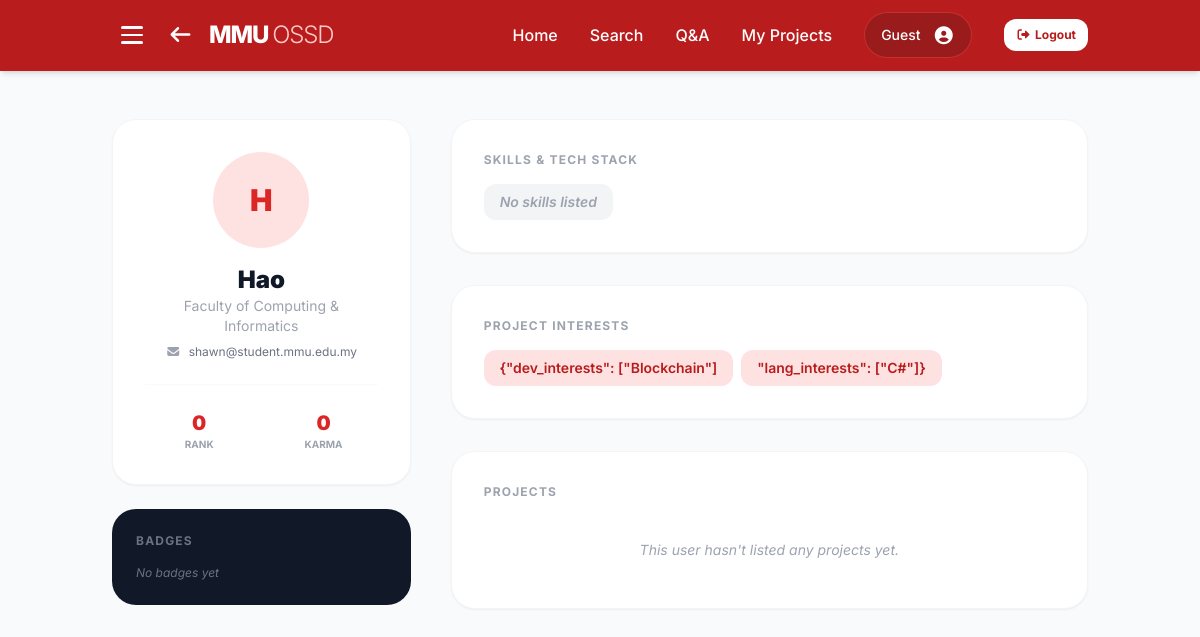
The page /user/1 on the database as committed earlier.
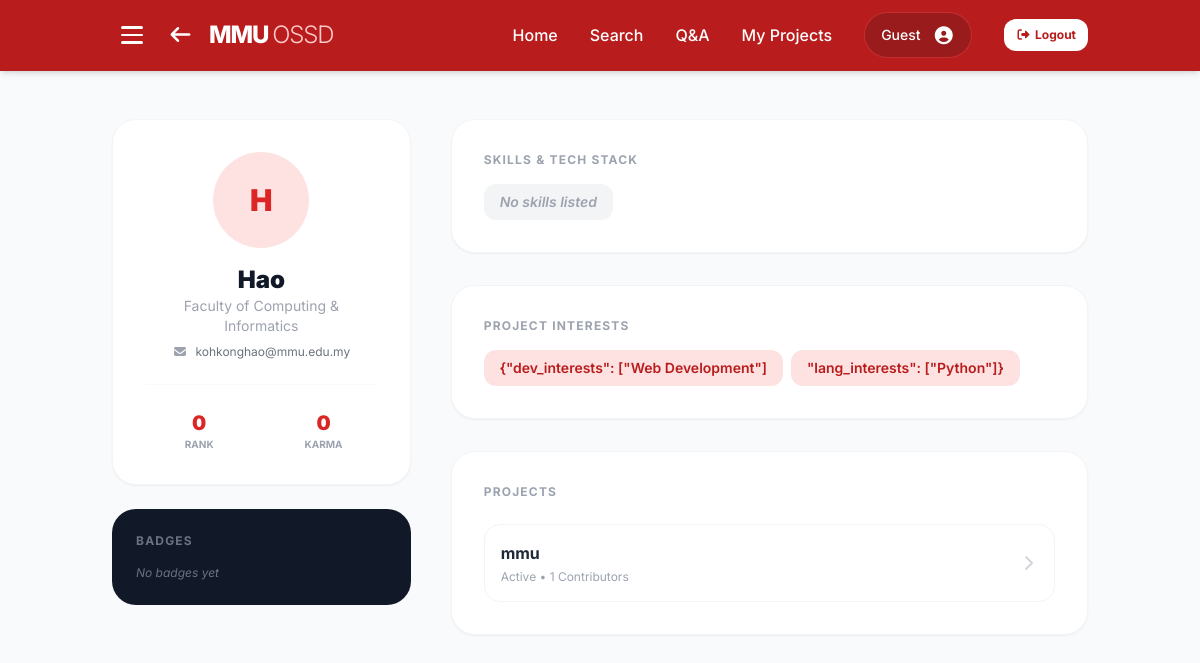
The same page on the database as committed later.
### website/models.py (models this page shows)
class User(db.Model):
    __tablename__ = 'users'
    id = db.Column(db.Integer, primary_key=True, autoincrement=True)
    email = db.Column(db.String(255), unique=True, nullable=False)
    password_hash = db.Column(db.String(255))
    name = db.Column(db.String(255), nullable=False, default='MMU Student')
    is_admin = db.Column(db.Boolean, default=False, nullable=False)
    faculty = db.Column(db.String(255), nullable=False, default='Faculty of Computing & Informatics')
    bio = db.Column(db.Text, default='')
    avatar_path = db.Column(db.String(255), default='')
    interests = db.Column(db.Text, default='')  # Comma-separated project interests
    rank = db.Column(db.Integer, nullable=False, default=0)
    karma = db.Column(db.Integer, nullable=False, default=0)
    created_at = db.Column(db.DateTime, nullable=False, default=datetime.utcnow)
    is_verified = db.Column(db.Boolean, default=False)
    is_admin = db.Column(db.Boolean, default=False)  # Admin privilege for content moderation
    otp = db.Column(db.String(6), nullable=True)
    last_seen = db.Column(db.DateTime, nullable=True)
    skills = db.relationship('Skill', backref='user', lazy=True, cascade='all, delete-orphan')
    badges = db.relationship('Badge', backref='user', lazy=True, cascade='all, delete-orphan')
    comments = db.relationship('Comment', backref='user', lazy=True, cascade='all, delete-orphan')
    projects = db.relationship('Project', backref='user', lazy=True, cascade='all, delete-orphan')
    suggestions = db.relationship('Suggestion', backref='user', lazy=True, cascade='all, delete-orphan')
    questions = db.relationship('Question', backref='author', lazy=True, cascade='all, delete-orphan')
    question_likes = db.relationship('QuestionLike', backref='user', lazy=True, cascade='all, delete-orphan')
    question_favorites = db.relationship('QuestionFavorite', backref='user', lazy=True, cascade='all, delete-orphan')
    question_comments = db.relationship('QuestionComment', backref='user', lazy=True, cascade='all, delete-orphan')
    starred_projects = db.relationship('ProjectStar', backref='user', lazy=True, cascade='all, delete-orphan')
    settings = db.relationship('UserSettings', backref='user', uselist=False, cascade='all, delete-orphan')

class Project(db.Model):
    __tablename__ = 'projects'
    id = db.Column(db.Integer, primary_key=True, autoincrement=True)
    user_id = db.Column(db.Integer, db.ForeignKey('users.id', ondelete='CASCADE'), nullable=False)
    project_name = db.Column(db.String(255), nullable=False)
    description = db.Column(db.Text, default='')
    status = db.Column(db.String(50), nullable=False, default='Active')
    repo_url = db.Column(db.String(255), default='')
    languages = db.Column(db.String(255), default='')
    roles_needed = db.Column(db.String(255), default='')
    contributors = db.Column(db.String(50), default='1')
    created_at = db.Column(db.DateTime, nullable=False, default=datetime.utcnow)
    views = db.Column(db.Integer, default=0)
    images = db.relationship('ProjectImage', backref='project', lazy=True, cascade='all, delete-orphan')
    suggestions = db.relationship('Suggestion', backref='project', lazy=True, cascade='all, delete-orphan')
    members = db.relationship('ProjectMember', backref='project', lazy='subquery', cascade='all, delete-orphan')
    stars = db.relationship('ProjectStar', backref='project', lazy=True, cascade='all, delete-orphan')

### website/views.py (the view)
@views.route('/user/<int:user_id>')
def view_user_profile(user_id):
    user = User.query.get_or_404(user_id)
    return render_template("User_Profile.html", profile_user=user, current_user=get_current_user())

### website/views.py (called while the page is built)
def get_current_user():
    email = session.get('user_email', 'student@mmu.edu.my')
    user = User.query.filter_by(email=email).first()
    return user

### website/templates/User_Profile.html (shortened to what the changed rows need)
<!DOCTYPE html>
<html lang="en">
<head>
    <script src="https://cdn.tailwindcss.com"></script>
    <link href="https://cdnjs.cloudflare.com/ajax/libs/font-awesome/7.0.1/css/all.min.css" rel="stylesheet">
</head>
<body class="bg-gray-50 text-gray-900">
    <nav class="bg-red-700 text-white shadow-md sticky top-0 z-50">
        <div class="container mx-auto px-6 py-3 flex items-center justify-between">
            <div class="flex items-center gap-4">
                <a href="{{ url_for('views.home') }}" class="hover:opacity-80 transition flex items-center gap-4">
                    <h1 class="text-2xl font-extrabold tracking-tighter">
                        MMU <span class="font-light text-red-200">OSSD</span>
                    </h1>
                </a>
            </div>
        </div>
    </nav>
    <main class="container mx-auto px-6 py-12 fade-in">
        <div class="grid grid-cols-1 lg:grid-cols-3 gap-10">
            <div class="space-y-6">
                <div class="bg-white p-8 rounded-3xl shadow-sm border border-gray-100 text-center">
                    <div class="relative w-24 h-24 mx-auto mb-4">
                        <div id="avatar-initials" class="w-24 h-24 bg-red-100 text-red-600 rounded-full flex items-center justify-center text-3xl font-black">
                            {{ profile_user.name[0] | upper }}
                        </div>
                    </div>
                    <h2 class="text-2xl font-black">{{ profile_user.name }}</h2>
                    <p class="text-gray-400 text-sm">{{ profile_user.faculty }}</p>
                    <p class="text-gray-500 text-xs mt-2 flex items-center justify-center gap-2">
                        <i class="fas fa-envelope text-gray-400"></i>
                        <span>{{ profile_user.email }}</span>
                    </p>
                    <div class="mt-6 pt-6 border-t border-gray-50 grid grid-cols-2 gap-4">
                        <div>
                            <p class="text-xl font-black text-red-600">{{ profile_user.rank }}</p>
                            <p class="text-[10px] uppercase font-bold text-gray-400">Rank</p>
                        </div>
                        <div>
                            <p class="text-xl font-black text-red-600">{{ profile_user.karma }}</p>
                            <p class="text-[10px] uppercase font-bold text-gray-400">Karma</p>
                        </div>
                    </div>
                </div>
            </div>
            <div class="lg:col-span-2 space-y-8">
                <section class="bg-white p-8 rounded-3xl border border-gray-100 shadow-sm">
                    <div id="display-interests" class="flex flex-wrap gap-2">
                        {% if profile_user.interests %}
                            {% for interest in profile_user.interests.split(',') %}
                                {% if interest.strip() %}
                                    <span class="bg-red-100 px-4 py-2 rounded-xl text-sm font-semibold text-red-700">{{ interest.strip() }}</span>
                                {% endif %}
                            {% endfor %}
                        {% else %}
                            <span class="bg-gray-100 px-4 py-2 rounded-xl text-sm font-semibold text-gray-400 italic">No interests set</span>
                        {% endif %}
                    </div>
                </section>
                <section class="bg-white p-8 rounded-3xl border border-gray-100 shadow-sm">
                    <div id="projects-list" class="space-y-4">
                        {% if profile_user.projects %}
                            {% for project in profile_user.projects %}
                            <a href="{{ url_for('views.project_page', project_id=project.id) }}" class="block">
                                <div class="flex items-center justify-between p-4 border border-gray-100 rounded-2xl hover:bg-red-50 hover:border-red-200 transition cursor-pointer">
                                    <div>
                                        <h4 class="font-bold text-gray-800">{{ project.project_name }}</h4>
                                        <p class="text-xs text-gray-400 mt-1">{{ project.status }} • {{ project.contributors }} Contributors</p>
                                    </div>
                                    <i class="fas fa-chevron-right text-gray-300"></i>
                                </div>
                            </a>
                            {% endfor %}
                        {% else %}
                            <div class="text-gray-400 text-sm italic text-center py-4">This user hasn't listed any projects yet.</div>
                        {% endif %}
                    </div>
                </section>
            </div>
        </div>
    </main>
</body>
</html>

Rows that differ between the two databases and show on the page:
changed User "Hao": email "shawn@student.mmu.edu.my" → "kohkonghao@mmu.edu.my"
added Project: project_name "mmu", status "Active", contributors "1"
Other text that changed with them:
new list line: "{\"dev_interests\": [\"Web Development\"]"
new list line: "\"lang_interests\": [\"Python\"]}"
list line gone: "{\"dev_interests\": [\"Blockchain\"]"
list line gone: "\"lang_interests\": [\"C#\"]}"
text no longer shown: "This user hasn't listed any projects yet."
